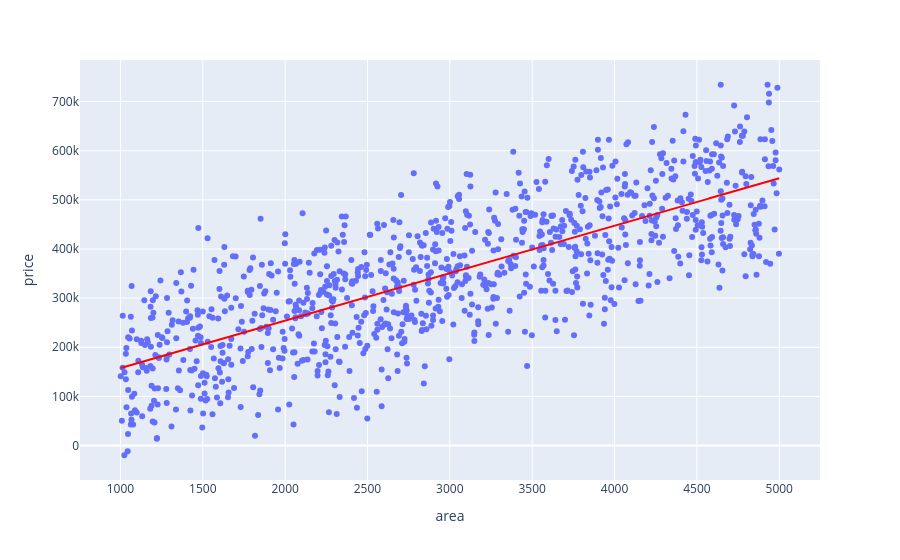

Notebook source saved alongside this figure:
### Code cell
px.scatter(data_frame= df, x= 'area', y= 'price', trendline= 'ols', trendline_color_override= 'red')

### Figure 1 — Plotly figure (JSON) as saved in the notebook; plotly's stock layout.template omitted (floating-point values rounded to 4 significant figures; data arrays with more than 128 entries replaced by an {"elided": "..."} marker saying what was removed)
{"data": [{"hovertemplate": "area=%{x}<br>price=%{y}<extra></extra>", "legendgroup": "", "marker": {"color": "#636efa", "symbol": "circle"}, "mode": "markers", "name": "", "orientation": "v", "showlegend": false, "type": "scatter", "x": {"elided": "1000 int values"}, "xaxis": "x", "y": {"elided": "1000 float values"}, "yaxis": "y"}, {"hovertemplate": "<b>OLS trendline</b><br>price = 96.598 * area + 60953.8<br>R<sup>2</sup>=0.588165<br><br>area=%{x}<br>price=%{y} <b>(trend)</b><extra></extra>", "legendgroup": "", "line": {"color": "red"}, "marker": {"color": "#636efa", "symbol": "circle"}, "mode": "lines", "name": "", "showlegend": false, "type": "scatter", "x": {"elided": "1000 int values"}, "xaxis": "x", "y": {"elided": "1000 float values"}, "yaxis": "y"}], "layout": {"legend": {"tracegroupgap": 0}, "margin": {"t": 60}, "xaxis": {"anchor": "y", "domain": [0, 1], "title": {"text": "area"}}, "yaxis": {"anchor": "x", "domain": [0, 1], "title": {"text": "price"}}}}
